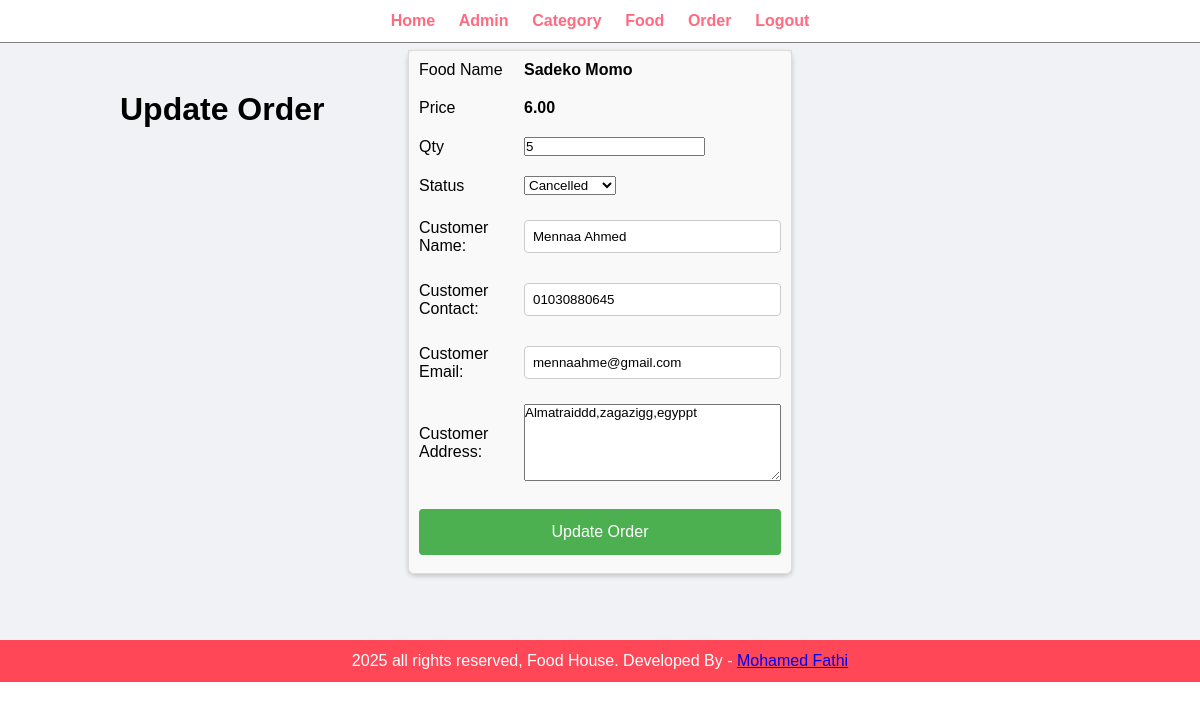
The app's page /admin/update-order.php?id=5 (signed in) with its own data.
### tables this page shows
CREATE TABLE `tbl_order` (
  `id` int UNSIGNED NOT NULL,
  `food` varchar(255) NOT NULL,
  `price` decimal(10,2) NOT NULL,
  `qty` int NOT NULL,
  `total` varchar(255) NOT NULL,
  `order_date` datetime NOT NULL,
  `status` varchar(255) NOT NULL,
  `customer_name` varchar(255) NOT NULL,
  `customer_contact` varchar(255) NOT NULL,
  `customer_email` varchar(255) NOT NULL,
  `customer_address` varchar(255) NOT NULL
);

### admin/update-order.php (the view, shortened to what this page needs)
<?php include('partials/menu.php'); ?>
<div class="main-content">
    <div class="wrapper">
        <h1>Update Order</h1>
        <?php
        $id = $_GET['id'];
        $sql = "SELECT * FROM tbl_order WHERE id = $id";
        $res = mysqli_query($conn, $sql);
        if ($res == TRUE) {
            $count = mysqli_num_rows($res);
            if ($count == 1) {
                $row = mysqli_fetch_assoc($res);
                $food = $row['food'];
                $price = $row['price'];
                $qty = $row['qty'];
                $status = $row['status'];
                $customer_name = $row['customer_name'];
                $customer_contact = $row['customer_contact'];
                $customer_email = $row['customer_email'];
                $customer_address = $row['customer_address'];
            } else {
                header('location:' . SITEURL . 'admin/manage-order.php');
            }
        }
        ?>
        <br><br><br>
        <form action="" method="post">
            <table class="tbl-30">
                <tr>
                    <td>Food Name</td>
                    <td><b><?php echo $food; ?></b></td>
                </tr>
                <tr>
                    <td>Price</td>
                    <td><b><?php echo $price; ?></b></td>
                </tr>
                <tr>
                    <td>Qty</td>
                    <td>
                        <input type="number" name="qty" value="<?php echo $qty; ?>">
                    </td>
                </tr>
                <tr>
                    <td>Status</td>
                    <td>
                        <select name="status">
                            <option <?php if($status=="Cancelled"){echo "selected";} ?> value="Cancelled">Cancelled</option>
                        </select>
                    </td>
                </tr>
                <tr>
                    <td>Customer Name: </td>
                    <td>
                        <input type="text" name="customer_name" value="<?php echo $customer_name; ?>">
                    </td>
                </tr>
                <tr>
                    <td>Customer Contact: </td>
                    <td>
                        <input type="text" name="customer_contact" value="<?php echo $customer_contact; ?>">
                    </td>
                </tr>
                <tr>
                    <td>Customer Email: </td>
                    <td>
                        <input type="text" name="customer_email" value="<?php echo $customer_email; ?>">
                    </td>
                </tr>
                <tr>
                    <td>Customer Address: </td>
                    <td>
                        <textarea name="customer_address" cols="30" rows="5"><?php echo $customer_address; ?></textarea>
                    </td>
                </tr>
                <tr>
                    <td colspan="2">
                        <input type="submit" name="submit" class="btn-secondary" value="Update Order">
                    </td>
                </tr>
            </table>
        </form>
    </div>
</div>
<?php include('partials/footer.php'); ?>

### css/admin.css (style rules this page uses)
* { margin: 0; padding: 0; font-family: Arial, Helvetica, sans-serif; }
.wrapper { padding: 1%; width: 80%; margin: 0 auto; }
.tbl-30 { width: 30%; }
table tr td { padding: 1%; }
.tbl-30 { width: 30%; margin: auto; border-collapse: collapse; border: 1px solid #ddd; box-shadow: 0 2px 5px rgba(0, 0, 0, 0.2); border-radius: 8px; padding: 20px; background-color: #f9f9f9; }
.tbl-30 td { padding: 10px; text-align: left; }
.tbl-30 input[type="text"], .tbl-30 input[type="password"] { width: 100%; padding: 8px; margin: 5px 0; display: inline-block; border: 1px solid #ccc; border-radius: 4px; box-sizing: border-box; }
.tbl-30 input[type="submit"] { width: 100%; background-color: #4CAF50; color: white; padding: 14px 20px; margin: 8px 0; border: none; border-radius: 4px; cursor: pointer; text-align: center; font-size: 16px; }
form { margin-top: -150px; display: flex; justify-content: center; align-items: center; height: 70vh; }
@media (max-width: 1200px) { .tbl-30 { width: 40%; } }
.main-content { background-color: #f1f2f6; padding: 3% 0; }

### records on screen
tbl_order: food "Sadeko Momo", price "6.00", qty "5", status "Cancelled", customer_name "Mennaa Ahmed", customer_contact "01030880645", customer_email "mennaahme@gmail.com", customer_address "Almatraiddd,zagazigg,egyppt"
